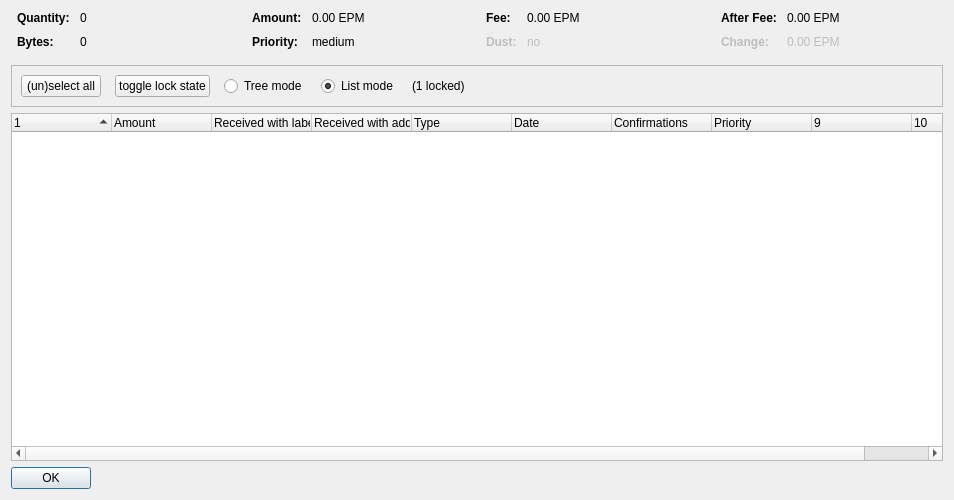
<?xml version="1.0" encoding="UTF-8"?>
<ui version="4.0">
 <class>CoinControlDialog</class>
 <widget class="QDialog" name="CoinControlDialog">
  <property name="geometry">
   <rect>
    <x>0</x>
    <y>0</y>
    <width>954</width>
    <height>500</height>
   </rect>
  </property>
  <property name="windowTitle">
   <string>Coin Selection</string>
  </property>
  <layout class="QVBoxLayout" name="verticalLayout">
   <item>
    <layout class="QHBoxLayout" name="horizontalLayoutTop" stretch="0,0,0,0">
     <property name="topMargin">
      <number>0</number>
     </property>
     <property name="bottomMargin">
      <number>10</number>
     </property>
     <item>
      <layout class="QFormLayout" name="formLayoutCoinControl1">
       <property name="horizontalSpacing">
        <number>10</number>
       </property>
       <property name="verticalSpacing">
        <number>10</number>
       </property>
       <property name="leftMargin">
        <number>6</number>
       </property>
       <property name="rightMargin">
        <number>6</number>
       </property>
       <item row="0" column="0">
        <widget class="QLabel" name="labelCoinControlQuantityText">
         <property name="font">
          <font>
           <weight>75</weight>
           <bold>true</bold>
          </font>
         </property>
         <property name="text">
          <string>Quantity:</string>
         </property>
        </widget>
       </item>
       <item row="0" column="1">
        <widget class="QLabel" name="labelCoinControlQuantity">
         <property name="cursor">
          <cursorShape>IBeamCursor</cursorShape>
         </property>
         <property name="contextMenuPolicy">
          <enum>Qt::ActionsContextMenu</enum>
         </property>
         <property name="text">
          <string notr="true">0</string>
         </property>
         <property name="textInteractionFlags">
          <set>Qt::LinksAccessibleByMouse|Qt::TextSelectableByKeyboard|Qt::TextSelectableByMouse</set>
         </property>
        </widget>
       </item>
       <item row="1" column="0">
        <widget class="QLabel" name="labelCoinControlBytesText">
         <property name="font">
          <font>
           <weight>75</weight>
           <bold>true</bold>
          </font>
         </property>
         <property name="text">
          <string>Bytes:</string>
         </property>
        </widget>
       </item>
       <item row="1" column="1">
        <widget class="QLabel" name="labelCoinControlBytes">
         <property name="cursor">
          <cursorShape>IBeamCursor</cursorShape>
         </property>
         <property name="contextMenuPolicy">
          <enum>Qt::ActionsContextMenu</enum>
         </property>
         <property name="text">
          <string notr="true">0</string>
         </property>
         <property name="textInteractionFlags">
          <set>Qt::LinksAccessibleByMouse|Qt::TextSelectableByKeyboard|Qt::TextSelectableByMouse</set>
         </property>
        </widget>
       </item>
      </layout>
     </item>
     <item>
      <layout class="QFormLayout" name="formLayoutCoinControl2">
       <property name="horizontalSpacing">
        <number>10</number>
       </property>
       <property name="verticalSpacing">
        <number>10</number>
       </property>
       <property name="leftMargin">
        <number>6</number>
       </property>
       <property name="rightMargin">
        <number>6</number>
       </property>
       <item row="0" column="0">
        <widget class="QLabel" name="labelCoinControlAmountText">
         <property name="font">
          <font>
           <weight>75</weight>
           <bold>true</bold>
          </font>
         </property>
         <property name="text">
          <string>Amount:</string>
         </property>
        </widget>
       </item>
       <item row="0" column="1">
        <widget class="QLabel" name="labelCoinControlAmount">
         <property name="cursor">
          <cursorShape>IBeamCursor</cursorShape>
         </property>
         <property name="contextMenuPolicy">
          <enum>Qt::ActionsContextMenu</enum>
         </property>
         <property name="text">
          <string notr="true">0.00 EPM</string>
         </property>
         <property name="textInteractionFlags">
          <set>Qt::LinksAccessibleByMouse|Qt::TextSelectableByKeyboard|Qt::TextSelectableByMouse</set>
         </property>
        </widget>
       </item>
       <item row="1" column="0">
        <widget class="QLabel" name="labelCoinControlPriorityText">
         <property name="font">
          <font>
           <weight>75</weight>
           <bold>true</bold>
          </font>
         </property>
         <property name="text">
          <string>Priority:</string>
         </property>
        </widget>
       </item>
       <item row="1" column="1">
        <widget class="QLabel" name="labelCoinControlPriority">
         <property name="cursor">
          <cursorShape>IBeamCursor</cursorShape>
         </property>
         <property name="contextMenuPolicy">
          <enum>Qt::ActionsContextMenu</enum>
         </property>
         <property name="text">
          <string>medium</string>
         </property>
         <property name="textInteractionFlags">
          <set>Qt::LinksAccessibleByMouse|Qt::TextSelectableByKeyboard|Qt::TextSelectableByMouse</set>
         </property>
        </widget>
       </item>
      </layout>
     </item>
     <item>
      <layout class="QFormLayout" name="formLayoutCoinControl3">
       <property name="horizontalSpacing">
        <number>10</number>
       </property>
       <property name="verticalSpacing">
        <number>10</number>
       </property>
       <property name="leftMargin">
        <number>6</number>
       </property>
       <property name="rightMargin">
        <number>6</number>
       </property>
       <item row="0" column="0">
        <widget class="QLabel" name="labelCoinControlFeeText">
         <property name="font">
          <font>
           <weight>75</weight>
           <bold>true</bold>
          </font>
         </property>
         <property name="text">
          <string>Fee:</string>
         </property>
        </widget>
       </item>
       <item row="0" column="1">
        <widget class="QLabel" name="labelCoinControlFee">
         <property name="cursor">
          <cursorShape>IBeamCursor</cursorShape>
         </property>
         <property name="contextMenuPolicy">
          <enum>Qt::ActionsContextMenu</enum>
         </property>
         <property name="text">
          <string notr="true">0.00 EPM</string>
         </property>
         <property name="textInteractionFlags">
          <set>Qt::LinksAccessibleByMouse|Qt::TextSelectableByKeyboard|Qt::TextSelectableByMouse</set>
         </property>
        </widget>
       </item>
       <item row="1" column="0">
        <widget class="QLabel" name="labelCoinControlLowOutputText">
         <property name="enabled">
          <bool>false</bool>
         </property>
         <property name="font">
          <font>
           <weight>75</weight>
           <bold>true</bold>
          </font>
         </property>
         <property name="text">
          <string>Dust:</string>
         </property>
        </widget>
       </item>
       <item row="1" column="1">
        <widget class="QLabel" name="labelCoinControlLowOutput">
         <property name="enabled">
          <bool>false</bool>
         </property>
         <property name="cursor">
          <cursorShape>IBeamCursor</cursorShape>
         </property>
         <property name="contextMenuPolicy">
          <enum>Qt::ActionsContextMenu</enum>
         </property>
         <property name="text">
          <string>no</string>
         </property>
         <property name="textInteractionFlags">
          <set>Qt::LinksAccessibleByMouse|Qt::TextSelectableByKeyboard|Qt::TextSelectableByMouse</set>
         </property>
        </widget>
       </item>
      </layout>
     </item>
     <item>
      <layout class="QFormLayout" name="formLayoutCoinControl4">
       <property name="horizontalSpacing">
        <number>10</number>
       </property>
       <property name="verticalSpacing">
        <number>10</number>
       </property>
       <property name="leftMargin">
        <number>6</number>
       </property>
       <property name="rightMargin">
        <number>6</number>
       </property>
       <item row="0" column="0">
        <widget class="QLabel" name="labelCoinControlAfterFeeText">
         <property name="font">
          <font>
           <weight>75</weight>
           <bold>true</bold>
          </font>
         </property>
         <property name="text">
          <string>After Fee:</string>
         </property>
        </widget>
       </item>
       <item row="0" column="1">
        <widget class="QLabel" name="labelCoinControlAfterFee">
         <property name="cursor">
          <cursorShape>IBeamCursor</cursorShape>
         </property>
         <property name="contextMenuPolicy">
          <enum>Qt::ActionsContextMenu</enum>
         </property>
         <property name="text">
          <string notr="true">0.00 EPM</string>
         </property>
         <property name="textInteractionFlags">
          <set>Qt::LinksAccessibleByMouse|Qt::TextSelectableByKeyboard|Qt::TextSelectableByMouse</set>
         </property>
        </widget>
       </item>
       <item row="1" column="0">
        <widget class="QLabel" name="labelCoinControlChangeText">
         <property name="enabled">
          <bool>false</bool>
         </property>
         <property name="font">
          <font>
           <weight>75</weight>
           <bold>true</bold>
          </font>
         </property>
         <property name="text">
          <string>Change:</string>
         </property>
        </widget>
       </item>
       <item row="1" column="1">
        <widget class="QLabel" name="labelCoinControlChange">
         <property name="enabled">
          <bool>false</bool>
         </property>
         <property name="cursor">
          <cursorShape>IBeamCursor</cursorShape>
         </property>
         <property name="contextMenuPolicy">
          <enum>Qt::ActionsContextMenu</enum>
         </property>
         <property name="text">
          <string notr="true">0.00 EPM</string>
         </property>
         <property name="textInteractionFlags">
          <set>Qt::LinksAccessibleByMouse|Qt::TextSelectableByKeyboard|Qt::TextSelectableByMouse</set>
         </property>
        </widget>
       </item>
      </layout>
     </item>
    </layout>
   </item>
   <item>
    <widget class="QFrame" name="frame">
     <property name="minimumSize">
      <size>
       <width>0</width>
       <height>40</height>
      </size>
     </property>
     <property name="frameShape">
      <enum>QFrame::StyledPanel</enum>
     </property>
     <property name="frameShadow">
      <enum>QFrame::Sunken</enum>
     </property>
     <layout class="QHBoxLayout" name="horizontalLayout">
      <item>
       <layout class="QHBoxLayout" name="horizontalLayoutPanel" stretch="0,0,0,0,0,0">
        <property name="spacing">
         <number>14</number>
        </property>
        <item>
         <widget class="QPushButton" name="pushButtonSelectAll">
          <property name="sizePolicy">
           <sizepolicy hsizetype="Maximum" vsizetype="Fixed">
            <horstretch>0</horstretch>
            <verstretch>0</verstretch>
           </sizepolicy>
          </property>
          <property name="text">
           <string>(un)select all</string>
          </property>
          <property name="autoDefault">
           <bool>false</bool>
          </property>
         </widget>
        </item>
        <item>
         <widget class="QPushButton" name="pushButtonToggleLock">
          <property name="sizePolicy">
           <sizepolicy hsizetype="Maximum" vsizetype="Fixed">
            <horstretch>0</horstretch>
            <verstretch>0</verstretch>
           </sizepolicy>
          </property>
          <property name="text">
           <string>toggle lock state</string>
          </property>
          <property name="autoDefault">
           <bool>false</bool>
          </property>
         </widget>
        </item>
        <item>
         <widget class="QRadioButton" name="radioTreeMode">
          <property name="sizePolicy">
           <sizepolicy hsizetype="Maximum" vsizetype="Fixed">
            <horstretch>0</horstretch>
            <verstretch>0</verstretch>
           </sizepolicy>
          </property>
          <property name="text">
           <string>Tree mode</string>
          </property>
         </widget>
        </item>
        <item>
         <widget class="QRadioButton" name="radioListMode">
          <property name="sizePolicy">
           <sizepolicy hsizetype="Maximum" vsizetype="Fixed">
            <horstretch>0</horstretch>
            <verstretch>0</verstretch>
           </sizepolicy>
          </property>
          <property name="text">
           <string>List mode</string>
          </property>
          <property name="checked">
           <bool>true</bool>
          </property>
         </widget>
        </item>
        <item>
         <widget class="QLabel" name="labelLocked">
          <property name="text">
           <string>(1 locked)</string>
          </property>
         </widget>
        </item>
        <item>
         <spacer name="horizontalSpacer">
          <property name="orientation">
           <enum>Qt::Horizontal</enum>
          </property>
          <property name="sizeHint" stdset="0">
           <size>
            <width>40</width>
            <height>20</height>
           </size>
          </property>
         </spacer>
        </item>
       </layout>
      </item>
     </layout>
    </widget>
   </item>
   <item>
    <widget class="CoinControlTreeWidget" name="treeWidget">
     <property name="contextMenuPolicy">
      <enum>Qt::CustomContextMenu</enum>
     </property>
     <property name="sortingEnabled">
      <bool>false</bool>
     </property>
     <property name="columnCount">
      <number>10</number>
     </property>
     <attribute name="headerShowSortIndicator" stdset="0">
      <bool>true</bool>
     </attribute>
     <attribute name="headerStretchLastSection">
      <bool>false</bool>
     </attribute>
     <column>
      <property name="text">
       <string/>
      </property>
     </column>
     <column>
      <property name="text">
       <string>Amount</string>
      </property>
     </column>
     <column>
      <property name="text">
       <string>Received with label</string>
      </property>
     </column>
     <column>
      <property name="text">
       <string>Received with address</string>
      </property>
     </column>
     <column>
      <property name="text">
       <string>Type</string>
      </property>
     </column>
     <column>
      <property name="text">
       <string>Date</string>
      </property>
     </column>
     <column>
      <property name="text">
       <string>Confirmations</string>
      </property>
      <property name="toolTip">
       <string>Confirmed</string>
      </property>
     </column>
     <column>
      <property name="text">
       <string>Priority</string>
      </property>
     </column>
     <column>
      <property name="text">
       <string/>
      </property>
     </column>
     <column>
      <property name="text">
       <string/>
      </property>
     </column>
    </widget>
   </item>
   <item>
    <widget class="QDialogButtonBox" name="buttonBox">
     <property name="sizePolicy">
      <sizepolicy hsizetype="Maximum" vsizetype="Fixed">
       <horstretch>0</horstretch>
       <verstretch>0</verstretch>
      </sizepolicy>
     </property>
     <property name="orientation">
      <enum>Qt::Horizontal</enum>
     </property>
     <property name="standardButtons">
      <set>QDialogButtonBox::Ok</set>
     </property>
    </widget>
   </item>
  </layout>
 </widget>
 <customwidgets>
  <customwidget>
   <class>CoinControlTreeWidget</class>
   <extends>QTreeWidget</extends>
   <header>coincontroltreewidget.h</header>
  </customwidget>
 </customwidgets>
 <resources/>
 <connections/>
</ui>
